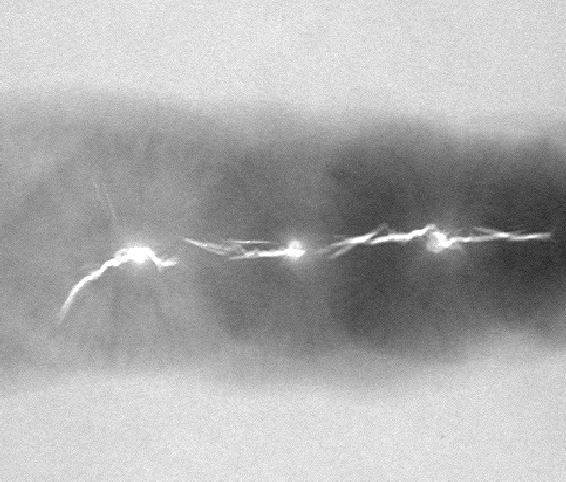
#> input picture HW9/region3.tif, 566 x 482 px
$ python 'CV HW9.py'
#> lines starting #> are read from the running program, lines starting #| are printed output that depends on the picture; after the words box and inside, x2 and y2 are one past the last pixel; in counts of white or black regions, pixels touching at a corner belong together
#!/usr/bin/env python
# coding: utf-8

import numpy as np
import cv2
import matplotlib.pylab as plt
plt.rcParams["figure.figsize"] = (12, 6)


def show_image(image):
    plt.imshow(image, cmap='gray', vmin=0, vmax=255)
    plt.show()


image = cv2.imread('region3.tif', 0)
#> image is the input picture: shape (482, 566); min 33, max 255, mean 173.4
show_image(image)

plt.plot(cv2.calcHist([image], [0], None, [256], [0, 256]))
plt.show()

SEED_VALUE = 255  # Should be picked manually
DX = [-1, -1, -1, 0, 0, 1, 1, 1]
DY = [-1, 0, 1, -1, 1, -1, 0, 1]
DIFFERENCE = 70


def is_valid(x, y):
    return 0 <= x < image.shape[0] and 0 <= y < image.shape[1]


def get_predicate_image(image):
    seeds = np.where(image == SEED_VALUE, True, False)
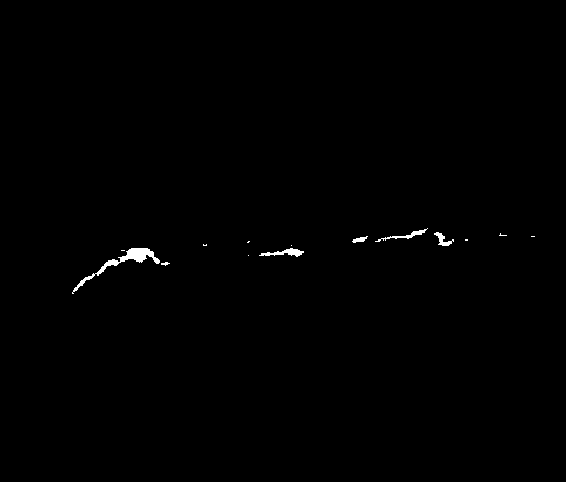
#> seeds: shape (482, 566) bool; 0.41% white; 14 white regions (8 under 20 px), largest, box (x1, y1, x2, y2) and area: (72, 248, 160, 294) 571, (259, 248, 304, 257) 181, (375, 228, 428, 242) 143, (434, 232, 454, 246) 111, (352, 236, 368, 243) 59, (161, 262, 170, 266) 20
    queue = np.transpose(seeds.nonzero()).tolist()
#> queue = 1121 pairs, first value 228 to 293, second value 72 to 534
    visited = np.zeros(image.shape)
    predicate = np.zeros(image.shape)

    visited[queue[0][0]][queue[0][1]] = True
    predicate[queue[0][0]][queue[0][1]] = 1

    while queue:
        center = queue.pop(0)
        cx, cy = center[0], center[1]
        for i in range(len(DX)):
            px, py = cx + DX[i], cy + DY[i]
            if is_valid(
                    px, py) and visited[px][py] == 0 and abs(
                    SEED_VALUE - image[px][py]) <= DIFFERENCE:
                queue.append([px, py])
                predicate[px][py] = 1
                visited[px][py] = 1
#> this loop made 4718 passes
#> (cx, cy) on passes 1 to 3: (228, 427), (229, 424), (229, 425)
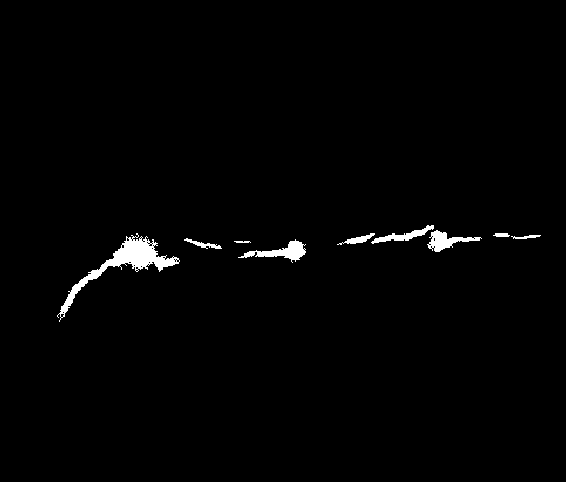
#> predicate: shape (482, 566) float64; values 0 (black) and 1 (white), 1.3% white; 9 white regions, largest, box (x1, y1, x2, y2) and area: (57, 233, 180, 322) 1757, (238, 239, 306, 263) 561, (427, 230, 482, 252) 478
#> after the loop, queue = []

    final = np.zeros(image.shape, dtype='uint8')
    for i in range(image.shape[0]):
        for j in range(image.shape[1]):
            if predicate[i][j] == 1:
                final[i][j] = image[i][j]

    return final


pred_image = get_predicate_image(image)
show_image(pred_image)


def get_neighbor_code(x, y, codes):
    for k in range(len(DX)):
        px, py = x + DX[k], y + DY[k]
        if is_valid(px, py) and codes[px][py] > 0:
            return codes[px][py]
    return 0


def code_regions(image):
    visited = np.zeros(image.shape)
    codes = np.zeros(image.shape)

    for i in range(image.shape[0]):
        for j in range(image.shape[1]):
            if image[i][j] == 0:
                continue
            stack = []
            if visited[i][j] == 0:
                neighbor_code = get_neighbor_code(i, j, codes)
                if neighbor_code == 0:
                    stack.append([i, j])
                    visited[i][j] == 1
                    codes[i][j] = codes.max() + 1
                else:
                    codes[i][j] = neighbor_code
            while stack:
                center = stack.pop()
                cx, cy = center[0], center[1]
                for k in range(len(DX)):
                    px, py = cx + DX[k], cy + DY[k]
                    if is_valid(
                            px,
                            py) and visited[px][py] == 0 and image[px][py] > 0 and codes[px][py] == 0:
                        stack.append([px, py])
                        codes[px][py] = codes[cx][cy]
                        visited[px][py] = 1
#> visited: shape (482, 566) float64; values 0 (black) and 1 (white), 1.3% white; 9 white regions, largest, box (x1, y1, x2, y2) and area: (57, 233, 180, 322) 1756, (238, 240, 306, 263) 560, (427, 230, 482, 252) 477
    return codes


def get_regions(codes):
    code_points = {}
    for code in np.unique(codes)[1:]:
        x, y, p, q = 0, 0, 0, 0
        for i in range(codes.shape[0]):
            if code in codes[i]:
                x = i
                break
        for j in range(codes.T.shape[0]):
            if code in codes.T[j]:
                y = j
                break

        for i in reversed(range(codes.shape[0])):
            if code in codes[i]:
                p = i
                break
        for j in reversed(range(codes.shape[1])):
            if code in codes.T[j]:
                q = j
                break
        code_points[code] = [(x, y), (p, q)]
#> this loop made 9 passes
#> after the loop, code_points = 9 items
    return code_points


codes = code_regions(pred_image)

code_points = get_regions(codes)
#> code_points = 9 items


def draw_regions(image, code_points):
    rgb_image = cv2.cvtColor(image, cv2.COLOR_GRAY2RGB)
    for c in code_points.keys():
        top_left = tuple(reversed(code_points[c][0]))
        bottom_right = tuple(reversed(code_points[c][1]))
        rgb_image = cv2.rectangle(
            rgb_image, top_left, bottom_right, (0, 0, 255), 1)
#> this loop made 9 passes
#> (top_left, bottom_right) on passes 1 to 9: ((371, 225), (433, 243)), ((427, 230), (481, 251)), ((57, 233), (179, 321)), ((337, 233), (374, 244)), ((493, 233), (509, 236)), ((511, 235), (540, 238)), ((184, 238), (221, 248)), ((238, 239), (305, 262)), ((234, 241), (250, 242))
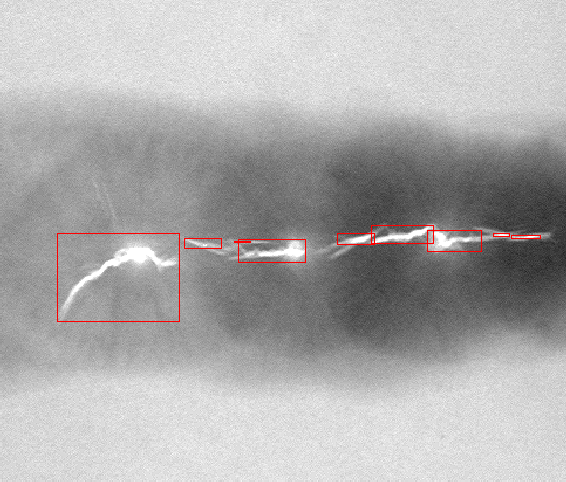
#> rgb_image: shape (482, 566, 3); mean B, G, R 172.7, 172.7, 173.8
    return rgb_image


f, axarr = plt.subplots(1, 2)
axarr[0].imshow(draw_regions(image, code_points))
axarr[1].imshow(draw_regions(pred_image, code_points))
#> the loop in draw_regions (call 2), `for c in code_points.keys():` made 9 passes
#> pass 1, in draw_regions (call 2), `rgb_image = cv2.rectangle( rgb_image, top_left, bottom_right, (0, 0, 2..`:
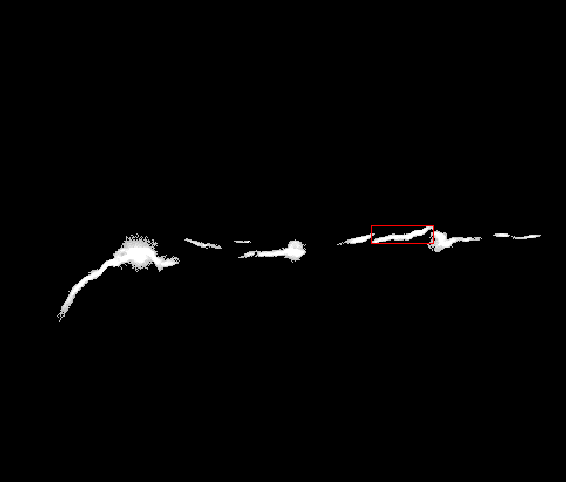
#> rgb_image: shape (482, 566, 3); mean B, G, R 2.9, 2.9, 3.1
#> pass 3, in draw_regions (call 2), `rgb_image = cv2.rectangle( rgb_image, top_left, bottom_right, (0, 0, 2..`:
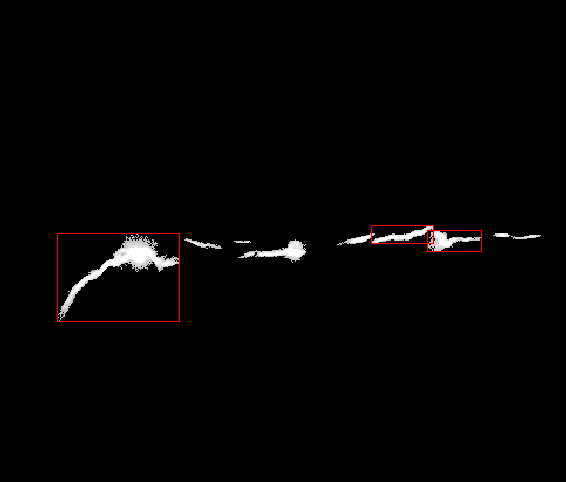
#> rgb_image: shape (482, 566, 3); mean B, G, R 2.9, 2.9, 3.6
#> after the loop in draw_regions (call 2), `for c in code_points.keys():`:
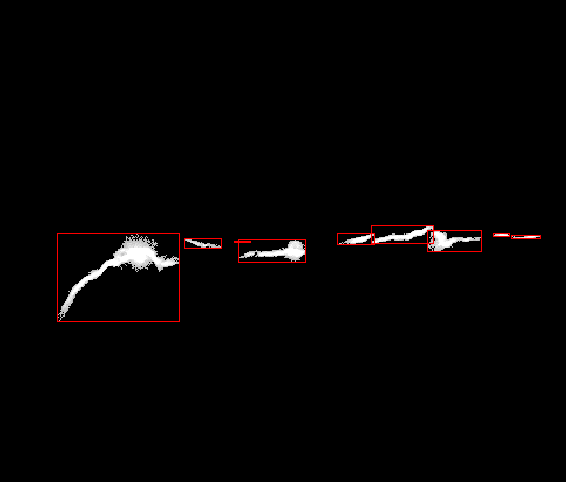
#> rgb_image: shape (482, 566, 3); 0.18% of pixels changed, all inside (x1, y1, x2, y2) = (184, 233, 541, 263)
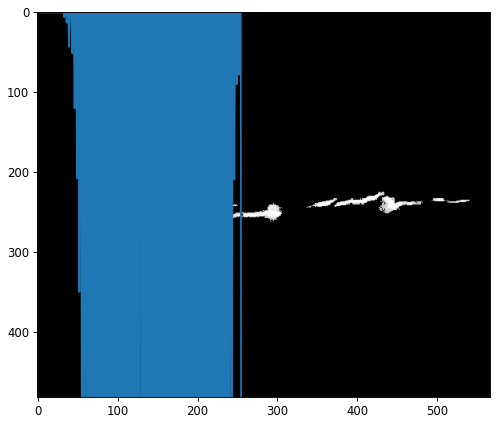
#> figure drawn by matplotlib, 1 panel
#> figure, not shown here; B, G, R data is drawn as R, G, B
